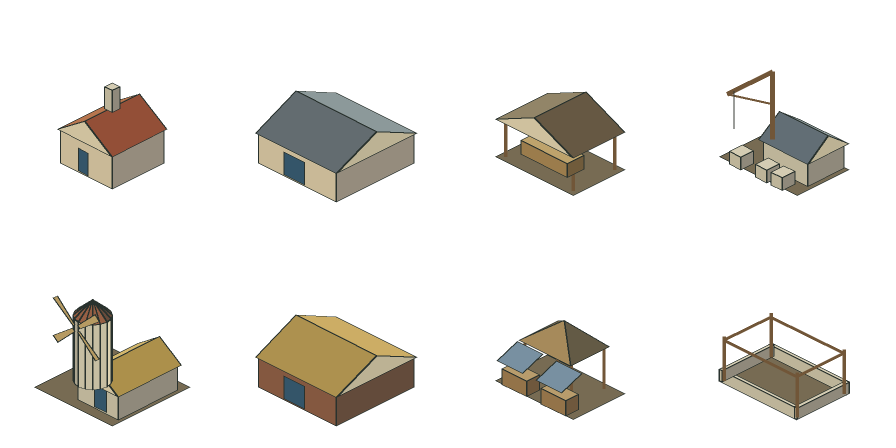
#> input picture mods/medieval-life-content/art-source/building-projection-guide.png, 1792 x 896 px, given in place of building-projection-guide.png-isometric.png, which was not available (shown at 1/2 size)
$ python -i military_art.py   (imports and definitions only)
#> lines starting #> are read from the running program, lines starting #| are printed output that depends on the picture; pictures that were not available may be replaced by others from this repository, and a replacement may not be noted
"""Military building masters and small code-native equipment icons."""
from pathlib import Path
from PIL import Image, ImageDraw

def military_building(name):
    src=Image.open(Path(__file__).resolve().parents[1]/f'art-source/{name}-isometric.png').convert('RGBA')
#> src is the input picture: PIL image 1792x896 RGBA; mean R, G, B, A 23.2, 21.1, 17, 44.5
    src=src.crop(src.getchannel('A').point(lambda a:255 if a>12 else 0).getbbox())
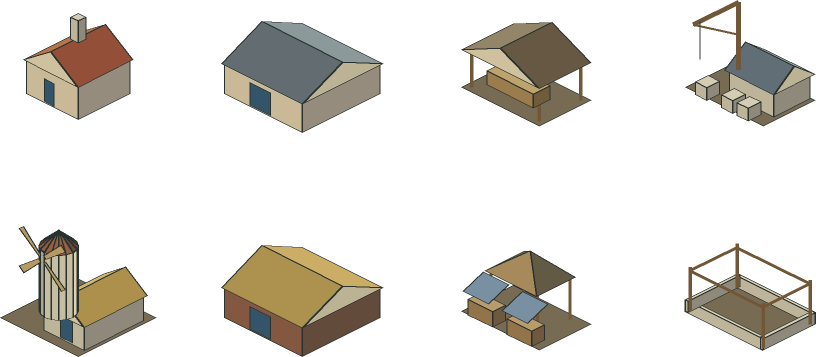
#> src: PIL image 1632x714 RGBA (shown at 1/2 size); mean R, G, B, A 32, 29.1, 23.5, 61.3; transparent parts drawn white
    src.thumbnail((140,136) if name=='forge' else (160,142),Image.Resampling.LANCZOS)
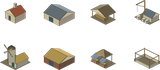
#> src: PIL image 160x70 RGBA; mean R, G, B, A 41.8, 37.9, 30.6, 61.5; transparent parts drawn white
    im=Image.new('RGBA',(184,184));im.alpha_composite(src,((184-src.width)//2,(166 if name=='forge' else 172)-src.height))
#> after `im = Image.new('RGBA', (184, 184))`: im: PIL image 184x184 RGBA; every value is 0
#> after `im.alpha_composite(src, ((184 - src.width) // 2, (166 if name == 'forg`:
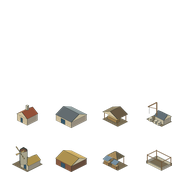
#> im: PIL image 184x184 RGBA; mean R, G, B, A 13.8, 12.5, 10.1, 20.3; transparent parts drawn white
    return im

def equipment_icons():
    result=[]
    for name in ('bow','sword','armor'):
        im=Image.new('RGBA',(16,16));d=ImageDraw.Draw(im)
        if name=='bow':
            d.line([(4,2),(9,4),(11,8),(9,12),(4,14)],fill='#d0a265',width=2)
            d.line((4,2,4,14),fill='#d6d4bd')
            d.line((2,8,14,8),fill='#a99d76');d.polygon([(14,8),(11,6),(11,10)],fill='#d4d9cf')
        elif name=='sword':
            d.polygon([(11,1),(13,2),(6,11),(4,9)],fill='#d1dad7',outline='#5b757a')
            d.line((3,8,8,12),fill='#c8a66a',width=2);d.line((3,13,5,10),fill='#9c7948',width=2)
        else:
            d.polygon([(3,3),(6,2),(7,4),(9,4),(10,2),(13,3),(14,6),(12,7),(12,14),(4,14),(4,7),(2,6)],fill='#899eaa',outline='#3f535b')
            d.line((8,5,8,12),fill='#d5dfd8');d.line((5,12,11,12),fill='#b8c5c5')
        result.append(im)
    return result

>>> result = military_building('../art-source/building-projection-guide.png')

$ run again, on mods/medieval-life-content/art-source/buildings-animation-base.png
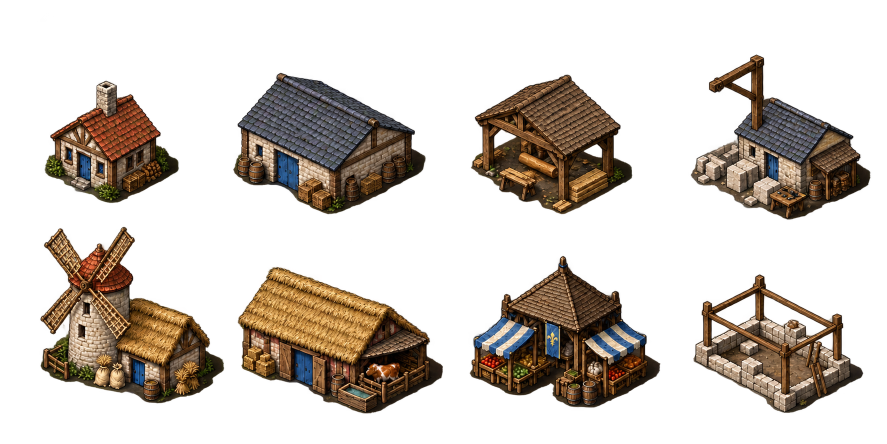
#> input picture mods/medieval-life-content/art-source/buildings-animation-base.png, 1774 x 887 px, given in place of buildings-animation-base.png-isometric.png, which was not available (shown at 1/2 size)
#> in military_building, src is the input picture: PIL image 1774x887 RGBA; mean R, G, B, A 32.9, 24.9, 17.6, 77.5
#> in military_building, `src.thumbnail((140,136) if name=='forge' else (160,142),Image.Resampli..`:
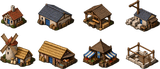
#> src: PIL image 160x69 RGBA; mean R, G, B, A 49.6, 37.4, 25.9, 102.3; transparent parts drawn white
#> im: PIL image 184x184 RGBA; every value is 0
#> in military_building, `im.alpha_composite(src, ((184 - src.width) // 2, (166 if name == 'forg`:
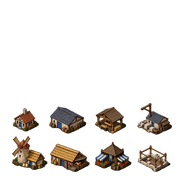
#> im: PIL image 184x184 RGBA; mean R, G, B, A 16.2, 12.2, 8.5, 33.4; transparent parts drawn white
